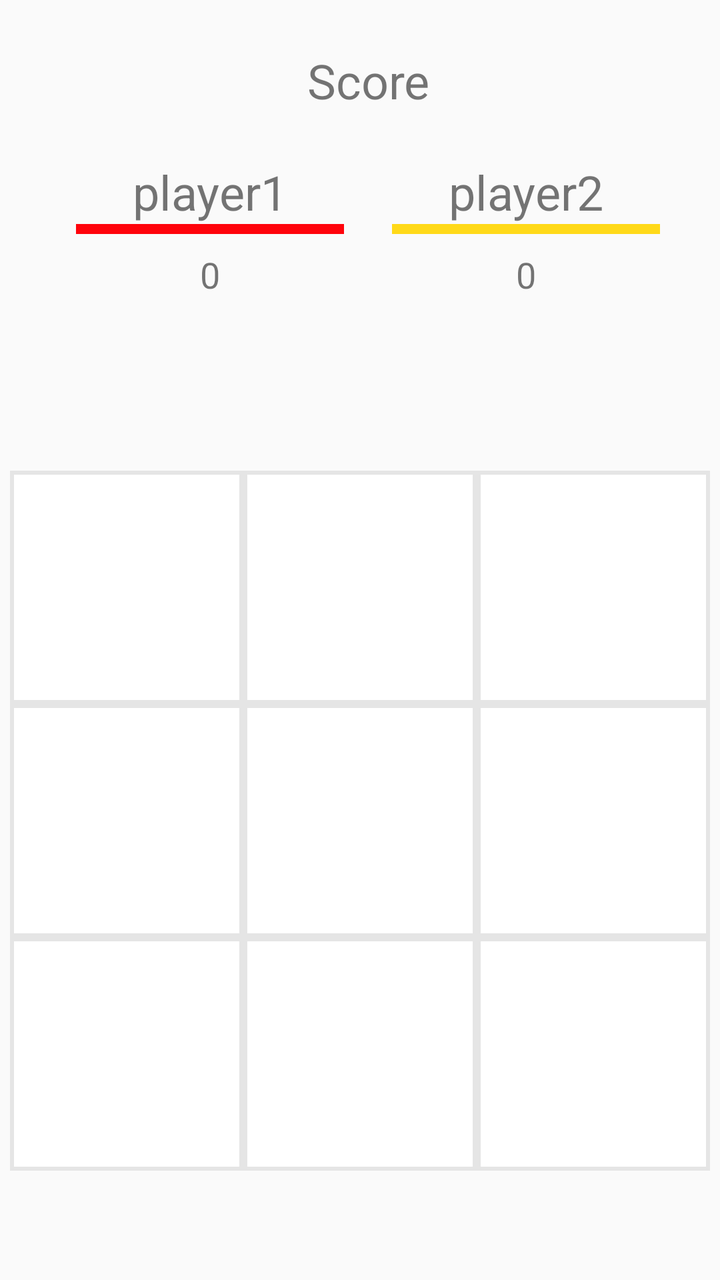
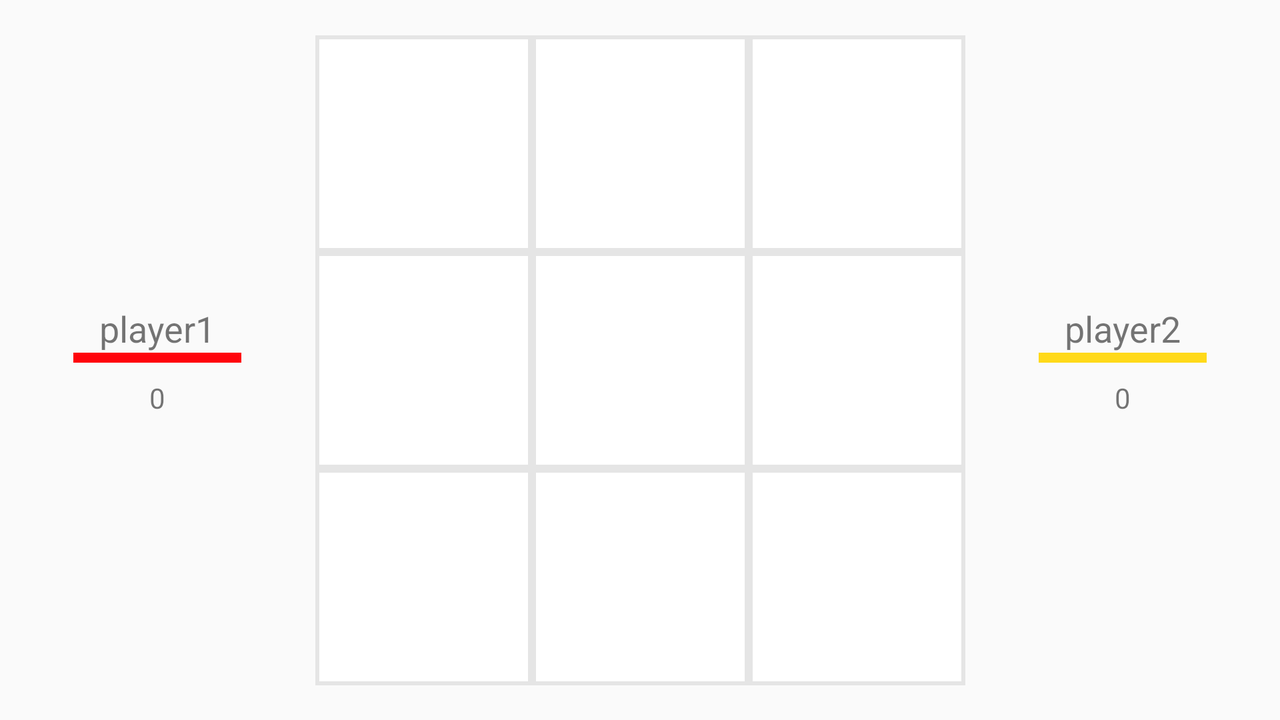

The same Android screen from two of the app's own layout files: first res/layout/ as a phone draws it, then the repository's variant for another configuration, drawn on a device whose configuration selects that folder. Both files follow.
<!-- AndroidManifest.xml: application theme AppTheme -->
<!-- res/layout/fragment_game.xml -->
<?xml version="1.0" encoding="utf-8"?>
<android.support.constraint.ConstraintLayout
    xmlns:android="http://schemas.android.com/apk/res/android"
    xmlns:app="http://schemas.android.com/apk/res-auto"
    xmlns:tools="http://schemas.android.com/tools"
    android:id="@+id/game_fragment_container"
    android:layout_width="match_parent"
    android:layout_height="match_parent"
    >

    <LinearLayout
        android:id="@+id/board_disabled_view"
        android:layout_width="match_parent"
        android:layout_height="match_parent"
        android:alpha=".75"
        android:background="#ddd"
        android:orientation="vertical"
        android:tag="disableView"
        android:visibility="gone"></LinearLayout>

    <android.support.constraint.ConstraintLayout
        android:id="@+id/linearLayout"
        android:layout_width="0dp"
        android:layout_height="wrap_content"
        android:layout_marginStart="8dp"
        android:layout_marginTop="16dp"
        android:orientation="vertical"
        app:layout_constraintEnd_toEndOf="parent"
        app:layout_constraintStart_toStartOf="parent"
        app:layout_constraintTop_toTopOf="parent">

        <TextView
            android:id="@+id/scoreboard_title"
            android:layout_width="match_parent"
            android:layout_height="wrap_content"
            android:layout_marginEnd="8dp"
            android:layout_marginStart="8dp"
            android:layout_marginTop="8dp"
            android:text="@string/score_board_title"
            android:textAlignment="center"
            android:textSize="24sp"
            app:layout_constraintEnd_toEndOf="parent"
            app:layout_constraintHorizontal_bias="0.0"
            app:layout_constraintStart_toStartOf="parent"
            app:layout_constraintTop_toTopOf="parent" />

        <android.support.constraint.ConstraintLayout
            android:id="@+id/scoreboard_player1_layout"
            android:layout_width="150dp"
            android:layout_height="100dp"
            android:layout_marginBottom="8dp"
            android:layout_marginStart="8dp"
            android:layout_marginTop="8dp"
            app:layout_constraintBottom_toBottomOf="parent"
            app:layout_constraintEnd_toStartOf="@+id/scoreboard_player2_layout"
            app:layout_constraintHorizontal_bias="0.5"
            app:layout_constraintHorizontal_chainStyle="packed"
            app:layout_constraintStart_toStartOf="parent"
            app:layout_constraintTop_toBottomOf="@+id/scoreboard_title">

            <TextView
                android:id="@+id/scoreboard_player1_name"
                android:layout_width="0dp"
                android:layout_height="wrap_content"
                android:layout_marginEnd="8dp"
                android:layout_marginStart="8dp"
                android:layout_marginTop="8dp"
                android:textAlignment="center"
                android:textSize="24sp"
                app:layout_constraintBottom_toTopOf="@+id/scoreboard_player1_indicator"
                app:layout_constraintEnd_toEndOf="parent"
                app:layout_constraintHorizontal_bias="0.5"
                app:layout_constraintStart_toStartOf="parent"
                app:layout_constraintTop_toTopOf="parent"
                app:layout_constraintVertical_chainStyle="packed"
                tools:text="player1" />

            <TextView
                android:id="@+id/scoreboard_player1_score"
                android:layout_width="0dp"
                android:layout_height="wrap_content"
                android:layout_marginBottom="8dp"
                android:layout_marginEnd="8dp"
                android:layout_marginStart="8dp"
                android:textAlignment="center"
                android:textSize="18sp"
                app:layout_constraintBottom_toBottomOf="parent"
                app:layout_constraintEnd_toEndOf="parent"
                app:layout_constraintHorizontal_bias="0.5"
                app:layout_constraintStart_toStartOf="parent"
                app:layout_constraintTop_toBottomOf="@+id/scoreboard_player1_indicator"
                tools:text="0" />

            <ImageView
                android:id="@+id/scoreboard_player1_indicator"
                android:layout_width="match_parent"
                android:layout_height="5dp"
                android:layout_marginBottom="8dp"
                android:layout_marginEnd="8dp"
                android:layout_marginStart="8dp"
                app:layout_constraintBottom_toTopOf="@+id/scoreboard_player1_score"
                app:layout_constraintEnd_toEndOf="parent"
                app:layout_constraintStart_toStartOf="parent"
                app:layout_constraintTop_toBottomOf="@+id/scoreboard_player1_name"
                tools:background="@color/red" />

        </android.support.constraint.ConstraintLayout>

        <android.support.constraint.ConstraintLayout
            android:id="@+id/scoreboard_player2_layout"
            android:layout_width="150dp"
            android:layout_height="100dp"
            android:layout_marginBottom="8dp"
            android:layout_marginEnd="8dp"
            android:layout_marginStart="8dp"
            android:layout_marginTop="8dp"
            android:gravity="center"
            android:orientation="horizontal"
            app:layout_constraintBottom_toBottomOf="parent"
            app:layout_constraintEnd_toEndOf="parent"
            app:layout_constraintHorizontal_bias="0.5"
            app:layout_constraintStart_toEndOf="@+id/scoreboard_player1_layout"
            app:layout_constraintTop_toBottomOf="@+id/scoreboard_title">

            <TextView
                android:id="@+id/scoreboard_player2_name"
                android:layout_width="0dp"
                android:layout_height="wrap_content"
                android:layout_marginEnd="8dp"
                android:layout_marginStart="8dp"
                android:layout_marginTop="8dp"
                android:textAlignment="center"
                android:textSize="24sp"
                app:layout_constraintBottom_toTopOf="@+id/scoreboard_player2_indicator"
                app:layout_constraintEnd_toEndOf="parent"
                app:layout_constraintHorizontal_bias="0.5"
                app:layout_constraintStart_toStartOf="parent"
                app:layout_constraintTop_toTopOf="parent"
                app:layout_constraintVertical_chainStyle="packed"
                tools:text="player2" />

            <TextView
                android:id="@+id/scoreboard_player2_score"
                android:layout_width="0dp"
                android:layout_height="wrap_content"
                android:layout_marginBottom="8dp"
                android:layout_marginEnd="8dp"
                android:layout_marginStart="8dp"
                android:textAlignment="center"
                android:textSize="18sp"
                app:layout_constraintBottom_toBottomOf="parent"
                app:layout_constraintEnd_toEndOf="parent"
                app:layout_constraintHorizontal_bias="0.5"
                app:layout_constraintStart_toStartOf="parent"
                app:layout_constraintTop_toBottomOf="@+id/scoreboard_player2_indicator"
                tools:text="0" />

            <ImageView
                android:id="@+id/scoreboard_player2_indicator"
                android:layout_width="match_parent"
                android:layout_height="5dp"
                android:layout_marginBottom="8dp"
                android:layout_marginEnd="8dp"
                android:layout_marginStart="8dp"
                app:layout_constraintBottom_toTopOf="@+id/scoreboard_player2_score"
                app:layout_constraintEnd_toEndOf="parent"
                app:layout_constraintHorizontal_bias="0.5"
                app:layout_constraintStart_toStartOf="parent"
                app:layout_constraintTop_toBottomOf="@+id/scoreboard_player2_name"
                tools:background="@color/yellow" />

        </android.support.constraint.ConstraintLayout>

    </android.support.constraint.ConstraintLayout>


    <GridLayout
        android:id="@+id/game_gridLayout"
        android:layout_width="350dp"
        android:layout_height="350dp"
        android:layout_marginTop="8dp"
        android:background="#e5e5e5"
        android:columnCount="3"
        android:horizontalSpacing="1dp"
        android:rowCount="3"
        android:verticalSpacing="1dp"
        app:layout_constraintBottom_toBottomOf="parent"
        app:layout_constraintEnd_toEndOf="parent"
        app:layout_constraintStart_toStartOf="parent"
        app:layout_constraintTop_toBottomOf="@+id/linearLayout">

        <ImageView
            android:id="@+id/square00"
            android:layout_width="100dp"
            android:layout_height="100dp"
            android:layout_columnWeight="1"
            android:layout_gravity="fill"
            android:layout_margin="2dp"
            android:layout_rowWeight="1"
            android:background="#fff"
            android:contentDescription="@null"
            android:tag="0" />

        <ImageView
            android:id="@+id/square01"
            android:layout_width="100dp"
            android:layout_height="100dp"
            android:layout_columnWeight="1"
            android:layout_gravity="fill"
            android:layout_margin="2dp"
            android:layout_rowWeight="1"
            android:background="#fff"
            android:contentDescription="@null"
            android:tag="1" />

        <ImageView
            android:id="@+id/square02"
            android:layout_width="100dp"
            android:layout_height="100dp"
            android:layout_columnWeight="1"
            android:layout_gravity="fill"
            android:layout_margin="2dp"
            android:layout_rowWeight="1"
            android:background="#fff"
            android:contentDescription="@null"
            android:tag="2" />

        <ImageView
            android:id="@+id/square10"
            android:layout_width="100dp"
            android:layout_height="100dp"
            android:layout_columnWeight="1"
            android:layout_gravity="fill"
            android:layout_margin="2dp"
            android:layout_rowWeight="1"
            android:background="#fff"
            android:contentDescription="@null"
            android:tag="3" />

        <ImageView
            android:id="@+id/square11"
            android:layout_width="75dp"
            android:layout_height="75dp"
            android:layout_columnWeight="1"
            android:layout_gravity="fill"
            android:layout_margin="2dp"
            android:layout_rowWeight="1"
            android:background="#fff"
            android:contentDescription="@null"
            android:tag="4" />

        <ImageView
            android:id="@+id/square12"
            android:layout_width="100dp"
            android:layout_height="100dp"
            android:layout_columnWeight="1"
            android:layout_gravity="fill"
            android:layout_margin="2dp"
            android:layout_rowWeight="1"
            android:background="#fff"
            android:contentDescription="@null"
            android:tag="5" />

        <ImageView
            android:id="@+id/square20"
            android:layout_width="100dp"
            android:layout_height="100dp"
            android:layout_columnWeight="1"
            android:layout_gravity="fill"
            android:layout_margin="2dp"
            android:layout_rowWeight="1"
            android:background="#fff"
            android:contentDescription="@null"
            android:tag="6" />

        <ImageView
            android:id="@+id/square21"
            android:layout_width="100dp"
            android:layout_height="100dp"
            android:layout_columnWeight="1"
            android:layout_gravity="fill"
            android:layout_margin="2dp"
            android:layout_rowWeight="1"
            android:background="#fff"
            android:contentDescription="@null"
            android:tag="7" />

        <ImageView
            android:id="@+id/square22"
            android:layout_width="100dp"
            android:layout_height="100dp"
            android:layout_columnWeight="1"
            android:layout_gravity="fill"
            android:layout_margin="2dp"
            android:layout_rowWeight="1"
            android:background="#fff"
            android:contentDescription="@null"
            android:tag="8" />


    </GridLayout>
</android.support.constraint.ConstraintLayout>
<!-- resources referenced by this layout -->
<resources>
  <color name="red">#ff030b</color>
  <color name="yellow">#ffd919</color>
  <string name="score_board_title">Score</string>
  <style name="AppTheme" parent="Theme.AppCompat.Light.DarkActionBar">
          
          <item name="colorPrimary">@color/colorPrimary</item>
          <item name="colorPrimaryDark">@color/colorPrimaryDark</item>
          <item name="colorAccent">@color/colorAccent</item>
      </style>
  <color name="colorPrimary">#3F51B5</color>
  <color name="colorPrimaryDark">#303F9F</color>
  <color name="colorAccent">#FF4081</color>
</resources>
<!-- res/layout-land/fragment_game.xml (the repository's variant of the layout above) -->
<!-- drawn on the phone turned sideways -->
<?xml version="1.0" encoding="utf-8"?>
<android.support.constraint.ConstraintLayout xmlns:android="http://schemas.android.com/apk/res/android"
    xmlns:app="http://schemas.android.com/apk/res-auto"
    xmlns:tools="http://schemas.android.com/tools"
    android:id="@+id/game_fragment_container"
    android:layout_width="match_parent"
    android:layout_height="match_parent">

    <LinearLayout
        android:id="@+id/board_disabled_view"
        android:layout_width="match_parent"
        android:layout_height="match_parent"
        android:alpha=".75"
        android:background="#ddd"
        android:orientation="vertical"
        android:tag="disableView"
        android:visibility="gone"></LinearLayout>


    <android.support.constraint.ConstraintLayout
        android:id="@+id/scoreboard_player1_layout"
        android:layout_width="100dp"
        android:layout_height="100dp"
        android:layout_marginBottom="8dp"
        android:layout_marginEnd="8dp"
        android:layout_marginStart="8dp"
        android:layout_marginTop="8dp"
        app:layout_constraintBottom_toBottomOf="parent"
        app:layout_constraintEnd_toStartOf="@+id/game_gridLayout"
        app:layout_constraintHorizontal_bias="0.5"
        app:layout_constraintHorizontal_chainStyle="spread"
        app:layout_constraintStart_toStartOf="parent"
        app:layout_constraintTop_toTopOf="parent">

        <TextView
            android:id="@+id/scoreboard_player1_name"
            android:layout_width="0dp"
            android:layout_height="wrap_content"
            android:layout_marginEnd="8dp"
            android:layout_marginStart="8dp"
            android:layout_marginTop="8dp"
            android:textAlignment="center"
            android:textSize="18sp"
            app:layout_constraintBottom_toTopOf="@+id/scoreboard_player1_indicator"
            app:layout_constraintEnd_toEndOf="parent"
            app:layout_constraintHorizontal_bias="0.5"
            app:layout_constraintStart_toStartOf="parent"
            app:layout_constraintTop_toTopOf="parent"
            app:layout_constraintVertical_chainStyle="packed"
            tools:text="player1" />

        <TextView
            android:id="@+id/scoreboard_player1_score"
            android:layout_width="0dp"
            android:layout_height="wrap_content"
            android:layout_marginBottom="8dp"
            android:layout_marginEnd="8dp"
            android:layout_marginStart="8dp"
            android:textAlignment="center"
            android:textSize="14dp"
            app:layout_constraintBottom_toBottomOf="parent"
            app:layout_constraintEnd_toEndOf="parent"
            app:layout_constraintHorizontal_bias="0.5"
            app:layout_constraintStart_toStartOf="parent"
            app:layout_constraintTop_toBottomOf="@+id/scoreboard_player1_indicator"
            tools:text="0" />

        <ImageView
            android:id="@+id/scoreboard_player1_indicator"
            android:layout_width="match_parent"
            android:layout_height="5dp"
            android:layout_marginBottom="8dp"
            android:layout_marginEnd="8dp"
            android:layout_marginStart="8dp"
            app:layout_constraintBottom_toTopOf="@+id/scoreboard_player1_score"
            app:layout_constraintEnd_toEndOf="parent"
            app:layout_constraintStart_toStartOf="parent"
            app:layout_constraintTop_toBottomOf="@+id/scoreboard_player1_name"
            tools:background="@color/red" />

    </android.support.constraint.ConstraintLayout>

    <android.support.constraint.ConstraintLayout
        android:id="@+id/scoreboard_player2_layout"
        android:layout_width="100dp"
        android:layout_height="100dp"
        android:layout_marginBottom="8dp"
        android:layout_marginEnd="8dp"
        android:layout_marginStart="8dp"
        android:layout_marginTop="8dp"
        android:gravity="center"
        android:orientation="horizontal"
        app:layout_constraintBottom_toBottomOf="parent"
        app:layout_constraintEnd_toEndOf="parent"
        app:layout_constraintHorizontal_bias="0.5"
        app:layout_constraintStart_toEndOf="@+id/game_gridLayout"
        app:layout_constraintTop_toTopOf="parent">

        <TextView
            android:id="@+id/scoreboard_player2_name"
            android:layout_width="0dp"
            android:layout_height="wrap_content"
            android:layout_marginEnd="8dp"
            android:layout_marginStart="8dp"
            android:layout_marginTop="8dp"
            android:textAlignment="center"
            android:textSize="18sp"
            app:layout_constraintBottom_toTopOf="@+id/scoreboard_player2_indicator"
            app:layout_constraintEnd_toEndOf="parent"
            app:layout_constraintHorizontal_bias="0.5"
            app:layout_constraintStart_toStartOf="parent"
            app:layout_constraintTop_toTopOf="parent"
            app:layout_constraintVertical_chainStyle="packed"
            tools:text="player2" />

        <TextView
            android:id="@+id/scoreboard_player2_score"
            android:layout_width="0dp"
            android:layout_height="wrap_content"
            android:layout_marginBottom="8dp"
            android:layout_marginEnd="8dp"
            android:layout_marginStart="8dp"
            android:textAlignment="center"
            android:textSize="14dp"
            app:layout_constraintBottom_toBottomOf="parent"
            app:layout_constraintEnd_toEndOf="parent"
            app:layout_constraintHorizontal_bias="0.5"
            app:layout_constraintStart_toStartOf="parent"
            app:layout_constraintTop_toBottomOf="@+id/scoreboard_player2_indicator"
            tools:text="0" />

        <ImageView
            android:id="@+id/scoreboard_player2_indicator"
            android:layout_width="match_parent"
            android:layout_height="5dp"
            android:layout_marginBottom="8dp"
            android:layout_marginEnd="8dp"
            android:layout_marginStart="8dp"
            app:layout_constraintBottom_toTopOf="@+id/scoreboard_player2_score"
            app:layout_constraintEnd_toEndOf="parent"
            app:layout_constraintHorizontal_bias="0.5"
            app:layout_constraintStart_toStartOf="parent"
            app:layout_constraintTop_toBottomOf="@+id/scoreboard_player2_name"
            tools:background="@color/yellow" />

    </android.support.constraint.ConstraintLayout>


    <GridLayout
        android:id="@+id/game_gridLayout"
        android:layout_width="325dp"
        android:layout_height="325dp"
        android:background="#e5e5e5"
        android:columnCount="3"
        android:horizontalSpacing="1dp"
        android:rowCount="3"
        android:verticalSpacing="1dp"
        app:layout_constraintBottom_toBottomOf="parent"
        app:layout_constraintEnd_toStartOf="@+id/scoreboard_player2_layout"
        app:layout_constraintHorizontal_bias="0.5"
        app:layout_constraintStart_toEndOf="@+id/scoreboard_player1_layout"
        app:layout_constraintTop_toTopOf="parent">

        <ImageView
            android:id="@+id/square00"
            android:layout_width="100dp"
            android:layout_height="100dp"
            android:layout_columnWeight="1"
            android:layout_gravity="fill"
            android:layout_margin="2dp"
            android:layout_rowWeight="1"
            android:background="#fff"
            android:contentDescription="@null"
            android:tag="0" />

        <ImageView
            android:id="@+id/square01"
            android:layout_width="100dp"
            android:layout_height="100dp"
            android:layout_columnWeight="1"
            android:layout_gravity="fill"
            android:layout_margin="2dp"
            android:layout_rowWeight="1"
            android:background="#fff"
            android:contentDescription="@null"
            android:tag="1" />

        <ImageView
            android:id="@+id/square02"
            android:layout_width="100dp"
            android:layout_height="100dp"
            android:layout_columnWeight="1"
            android:layout_gravity="fill"
            android:layout_margin="2dp"
            android:layout_rowWeight="1"
            android:background="#fff"
            android:contentDescription="@null"
            android:tag="2" />

        <ImageView
            android:id="@+id/square10"
            android:layout_width="100dp"
            android:layout_height="100dp"
            android:layout_columnWeight="1"
            android:layout_gravity="fill"
            android:layout_margin="2dp"
            android:layout_rowWeight="1"
            android:background="#fff"
            android:contentDescription="@null"
            android:tag="3" />

        <ImageView
            android:id="@+id/square11"
            android:layout_width="75dp"
            android:layout_height="75dp"
            android:layout_columnWeight="1"
            android:layout_gravity="fill"
            android:layout_margin="2dp"
            android:layout_rowWeight="1"
            android:background="#fff"
            android:contentDescription="@null"
            android:tag="4" />

        <ImageView
            android:id="@+id/square12"
            android:layout_width="100dp"
            android:layout_height="100dp"
            android:layout_columnWeight="1"
            android:layout_gravity="fill"
            android:layout_margin="2dp"
            android:layout_rowWeight="1"
            android:background="#fff"
            android:contentDescription="@null"
            android:tag="5" />

        <ImageView
            android:id="@+id/square20"
            android:layout_width="100dp"
            android:layout_height="100dp"
            android:layout_columnWeight="1"
            android:layout_gravity="fill"
            android:layout_margin="2dp"
            android:layout_rowWeight="1"
            android:background="#fff"
            android:contentDescription="@null"
            android:tag="6" />

        <ImageView
            android:id="@+id/square21"
            android:layout_width="100dp"
            android:layout_height="100dp"
            android:layout_columnWeight="1"
            android:layout_gravity="fill"
            android:layout_margin="2dp"
            android:layout_rowWeight="1"
            android:background="#fff"
            android:contentDescription="@null"
            android:tag="7" />

        <ImageView
            android:id="@+id/square22"
            android:layout_width="100dp"
            android:layout_height="100dp"
            android:layout_columnWeight="1"
            android:layout_gravity="fill"
            android:layout_margin="2dp"
            android:layout_rowWeight="1"
            android:background="#fff"
            android:contentDescription="@null"
            android:tag="8" />


    </GridLayout>
</android.support.constraint.ConstraintLayout>
<!-- resources referenced by the variant -->
<!-- as the phone turned sideways resolves them -->
<resources>
  <color name="red">#ff030b</color>
  <color name="yellow">#ffd919</color>
  <style name="AppTheme" parent="Theme.AppCompat.Light.DarkActionBar">
          
          <item name="colorPrimary">@color/colorPrimary</item>
          <item name="colorPrimaryDark">@color/colorPrimaryDark</item>
          <item name="colorAccent">@color/colorAccent</item>
      </style>
  <color name="colorPrimary">#3F51B5</color>
  <color name="colorPrimaryDark">#303F9F</color>
  <color name="colorAccent">#FF4081</color>
</resources>
